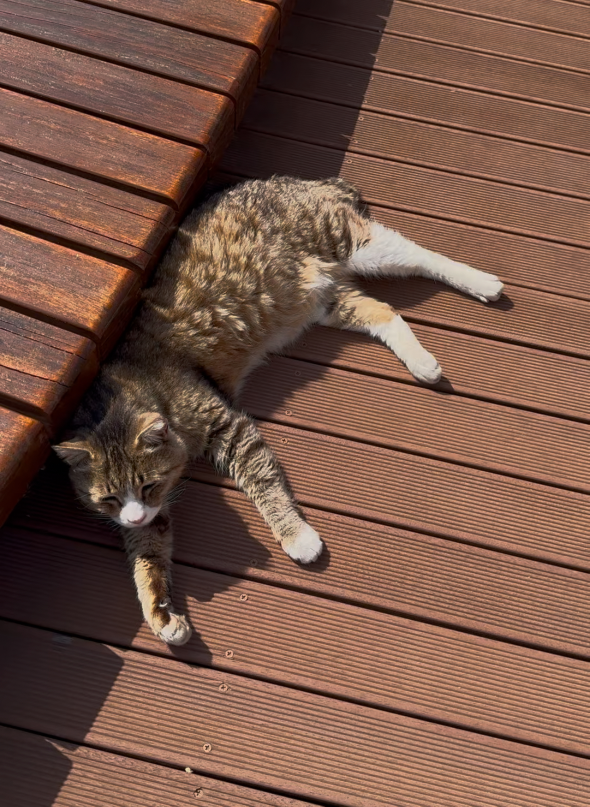
#> input picture assn2/images/cat.jpg, 1179 x 1613 px, found by its file name (shown at 1/2 size)
$ jupyter execute --allow-errors lpf.ipynb
#> lines starting #> are read from the running program, lines starting #| are printed output that depends on the picture; after the words box and inside, x2 and y2 are one past the last pixel; in counts of white or black regions, pixels touching at a corner belong together
# Ideal Lowpass Filter

[cell 1]
import numpy as np
import cv2
import matplotlib.pyplot as plt

[cell 2]
def ideal_lpf(shape, co):
    """(M,N)과 cutoff를 받아서 numpy array로 lpf를 반환하는 함수

    Args:
        shape (M, N)
        co (real): cutoff frequency
    """
    P, Q = shape

[cell 3]
def ideal_lpf_gray(img, cutoff, pad_size=10):
    """grayscale 이미지에 대해 패딩한 후 ideal lpf를 적용하는 함수

    Args:
        img (2D numpy array): 그레이스케일 이미지
        cutoff (real): 필터 반지름
        pad_size (int, optional): 패딩 크기
    """
    padded_img = cv2.copyMakeBorder(img, pad_size, pad_size, pad_size, pad_size, borderType=cv2.BORDER_CONSTANT, value=0)

    f = np.fft.fft2(padded_img) # 푸리에 변환
    fs = np.fft.fftshift(f) # 중앙으로 주파수 성분 재배열

    # build lpf mask
    M, N = padded_img.shape
    center_x, center_y = M//2, N//2
    lpf = np.zeros((M,N), dtype=np.float32)

    for i in range(M):
        for j in range(N):
            if np.sqrt((i-center_x)**2 + (j-center_y)**2) <= cutoff:
                lpf[i, j] = 1

    f_ = fs * lpf # 필터적용

    inv = np.fft.ifftshift(f_)  # 중앙에 배치되어있던 배열 복원
    inv_img = np.fft.ifft2(inv) # 역푸리에 변환
    inv_img = np.abs(inv_img)   # 실수값으로 변환

    return inv_img[pad_size:-pad_size, pad_size:-pad_size]

[cell 4]
def ideal_lpf_rgb(img, cutoff, pad_size=10):
    """idela_lpf_gray를 이용해 rgb이미지를 필터링

    Args:
        img (3D numpy array): color image (BGR)
        cutoff (real)
        pad_size (int, optional)
    """
    b, g, r = cv2.split(img) # OpenCV는 bgr순서

    b_ = ideal_lpf_gray(b, cutoff, pad_size=pad_size)
    g_ = ideal_lpf_gray(g, cutoff, pad_size=pad_size)
    r_ = ideal_lpf_gray(r, cutoff, pad_size=pad_size)

    return cv2.merge([b_, g_, r_])

[cell 5]
def show_spectrum(img):
    """주어진 이미지의 주파수 성분을 도시함

    Args:
        img (numpy array): grayscale/RGB image
    """

    if img.ndim == 3:
        height, width, _= img.shape
        channels = cv2.split(img)       # 채널별 분리
        names = ['R', 'G', 'B']
        fig, axes = plt.subplots(1, 3)
        for i, channel in enumerate(channels):
            # 각 채널에 대해 2차원 FFT 수행
            f = np.fft.fft2(channel)
            # 중심부에 주파수 성분이 오도록 shift 적용
            fshift = np.fft.fftshift(f)
            # 로그 스케일을 적용하여 시각화를 용이하게 함
            spectrum = 20 * np.log(np.abs(fshift) + 1)
            axes[i].imshow(spectrum, cmap='gray')
            axes[i].set_title(f'{names[i]} channel')
            axes[i].axis('on')
            axes[i].set_xticks([0, width - 1])
            axes[i].set_yticks([0, height - 1])
        plt.tight_layout()
        plt.show()


    else:
        height, width, = img.shape
        f = np.fft.fft2(img)
        spectrum = np.log(np.abs(f))
        plt.imshow(np.fft.fftshift(spectrum), cmap = 'gray')
        plt.xticks([0, width - 1])
        plt.yticks([0, height - 1])
        plt.show()

[cell 6]
def show_image(img):
    if img.ndim == 3:
        height, width, _= img.shape
        plt.imshow(cv2.cvtColor(img, cv2.COLOR_BGR2RGB))
        plt.xticks([0, width-1])
        plt.yticks([0, height-1])
        plt.show()
    else:
        height, width = img.shape
        plt.imshow(img, cmap='gray')
        plt.xticks([0, width-1])
        plt.yticks([0, height-1])
        plt.show()

### test image (rgb)

[cell 7]
img_path = '/Users/jeonhyeonbin/Documents/CSED551/assn1/assn2/images/cat.jpg'

[cell 8]
#img = cv2.imread(img_path, cv2.IMREAD_COLOR).astype(np.float32)/255.       # RGB
img = cv2.imread(img_path, cv2.IMREAD_GRAYSCALE).astype(np.float32)/255.    # grayscale
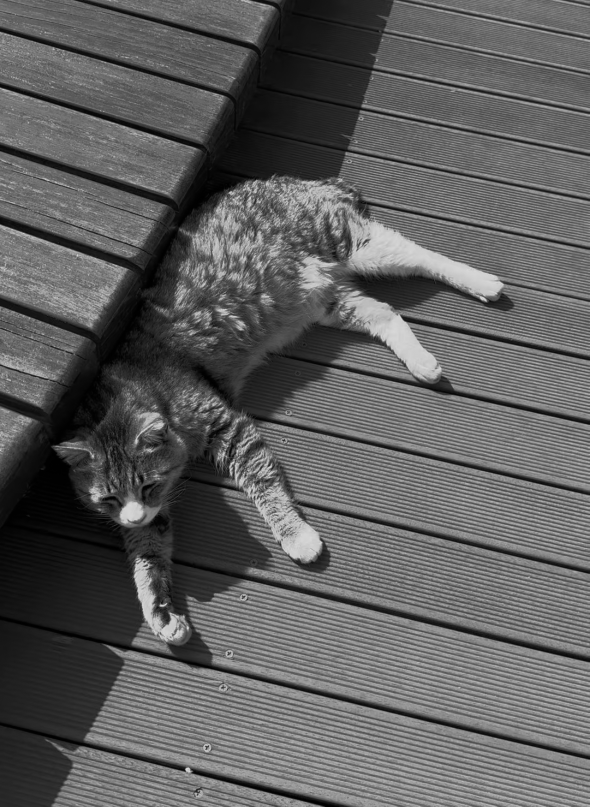
#> img: shape (1613, 1179) float32 (shown at 1/2 size); min 0, max 0.902, mean 0.37

[cell 9]
show_image(img)

### Visualization of Fourier transform of an example input image

[cell 10]
show_spectrum(img)
#> in show_spectrum, `spectrum = np.log(np.abs(f))`:
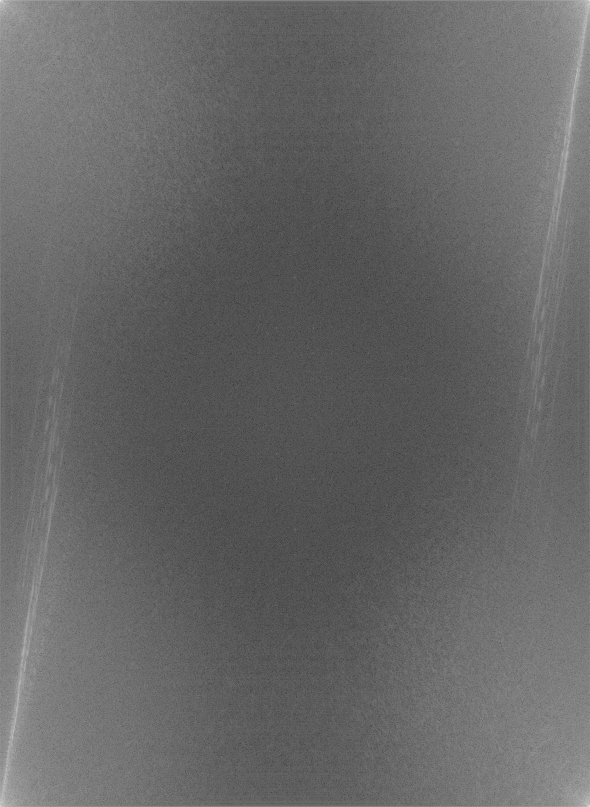
#> spectrum: shape (1613, 1179) float64 (shown at 1/2 size); min -4.49, max 13.46, mean 2.73; drawn with min black and max white
#> in show_spectrum, `plt.show()`:
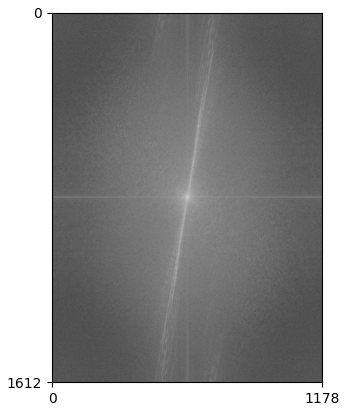
#> figure drawn by matplotlib, 1 panel

### Visualization of Fourier transform of an ideal lowpass filter

[cell 11]
cutoff = 600

[cell 12]
def show_filter_shape(img, cutoff, pad_size=10):
    padded_img = cv2.copyMakeBorder(img, pad_size, pad_size, pad_size, pad_size, borderType=cv2.BORDER_CONSTANT, value=0)

    padded_img = cv2.cvtColor(padded_img, cv2.COLOR_BGR2GRAY)

    # build lpf mask
    M, N = padded_img.shape
    center_x, center_y = M//2, N//2
    lpf = np.zeros((M,N), dtype=np.float32)

    for i in range(M):
        for j in range(N):
            if np.sqrt((i-center_x)**2 + (j-center_y)**2) <= cutoff:
                lpf[i, j] = 1

    plt.imshow(lpf, cmap='gray')

#> (a cell that did not finish here is left out)

#> in show_filter_shape, `padded_img = cv2.copyMakeBorder(img, pad_size, pad_size, pad_size, pad..`:
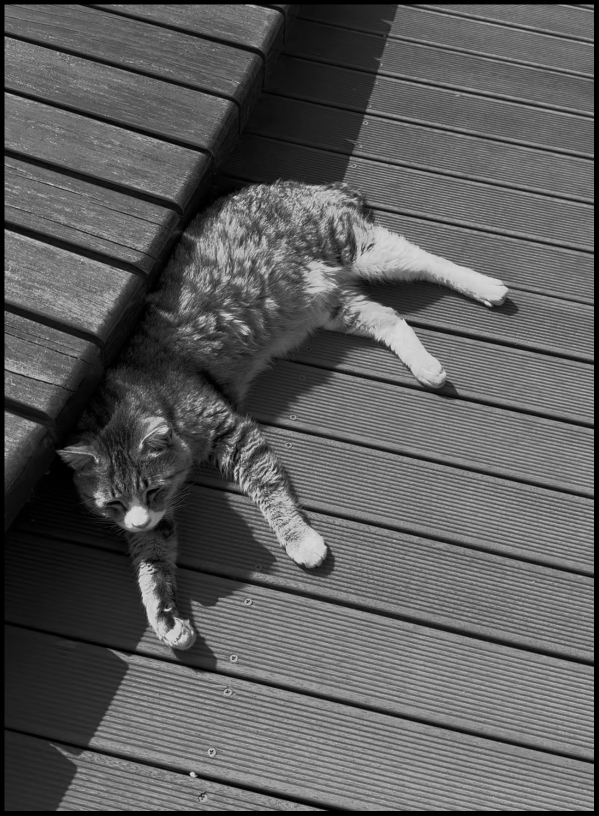
#> padded_img: shape (1631, 1197) float32 (shown at 1/2 size); min 0, max 0.902, mean 0.36

### Visualization of Fourier transform of a filtering result in the frequency domain

[cell 14]
pad_size = 5

[cell 15]
rgb_filtered = ideal_lpf_gray(img, cutoff, pad_size=pad_size)
#> in ideal_lpf_gray, `padded_img = cv2.copyMakeBorder(img, pad_size, pad_size, pad_size, pad..`:
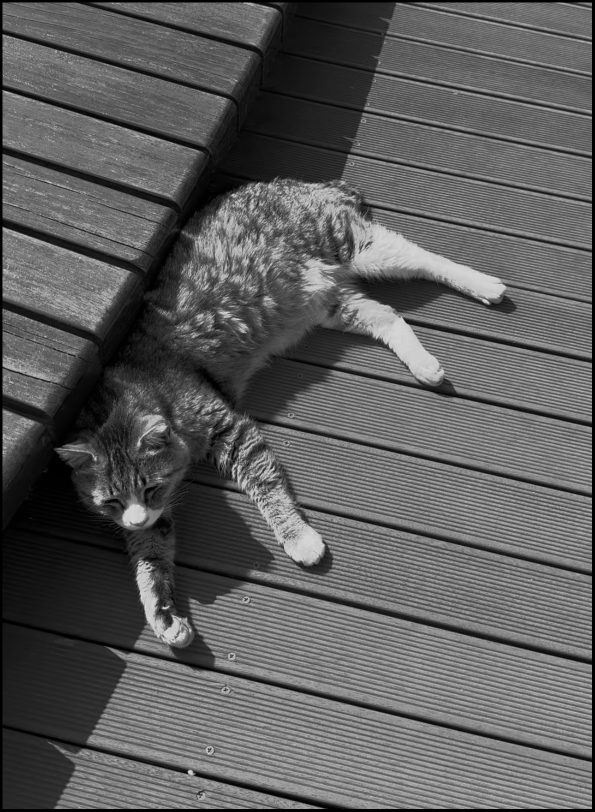
#> padded_img: shape (1623, 1189) float32 (shown at 1/2 size); min 0, max 0.902, mean 0.364
#> after the loop in ideal_lpf_gray, `for i in range(M):`:
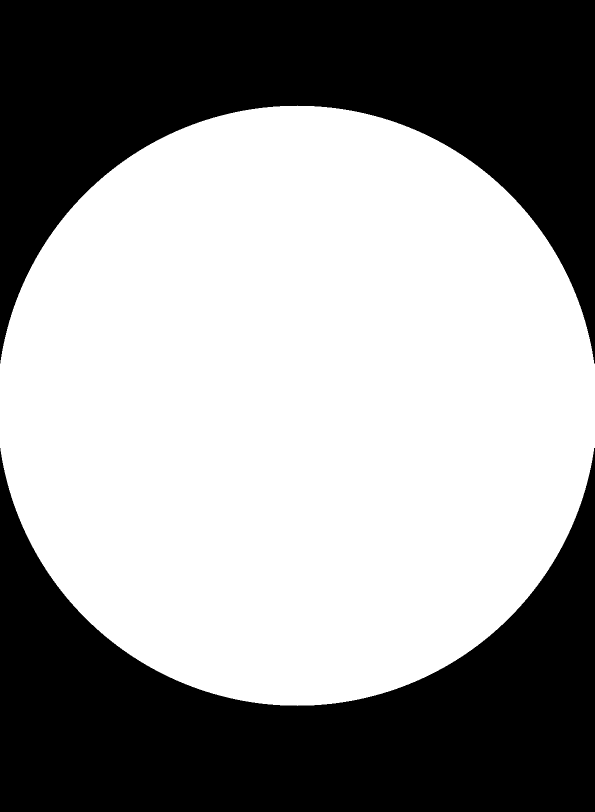
#> lpf: shape (1623, 1189) float32 (shown at 1/2 size); values 0 (black) and 1 (white), 58.5% white; 2 black regions, box (x1, y1, x2, y2) and area: (0, 0, 1189, 727) 399997, (0, 896, 1189, 1623) 399997

show_spectrum(rgb_filtered)
#> in show_spectrum (call 2), `spectrum = np.log(np.abs(f))`:
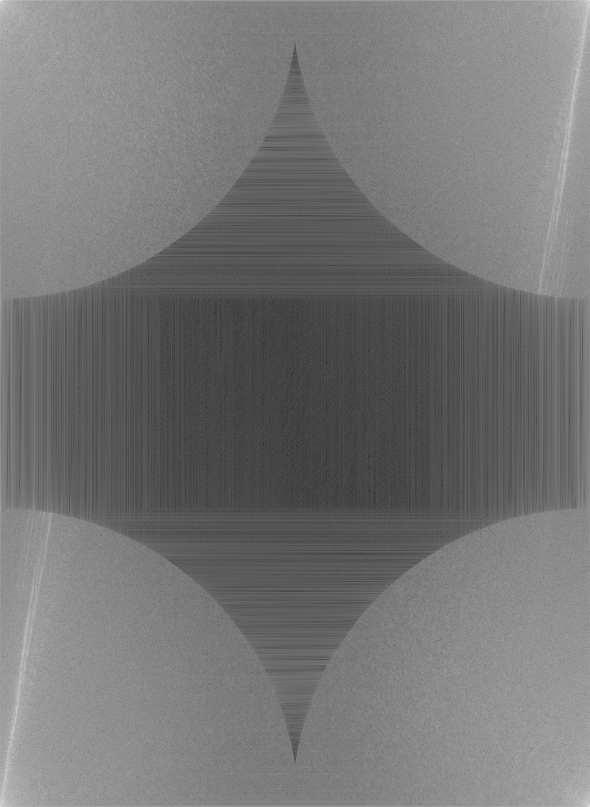
#> spectrum: shape (1613, 1179) float64 (shown at 1/2 size); min -8.66, max 13.46, mean 1.54; drawn with min black and max white
#> in show_spectrum (call 2), `plt.show()`:
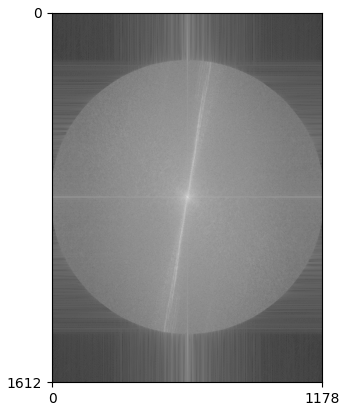
#> figure drawn by matplotlib, 1 panel

[cell 16]
show_image(rgb_filtered)

[cell 17]
def ideal_lpf_rgb(img, cutoff, pad_size=10):
    """idela_lpf_gray를 이용해 rgb이미지를 필터링

    Args:
        img (3D numpy array): color image (BGR)
        cutoff (real)
        pad_size (int, optional)
    """
    b, g, r = cv2.split(img) # OpenCV는 bgr순서

    b_ = ideal_lpf_gray(b, cutoff, pad_size=pad_size)
    g_ = ideal_lpf_gray(g, cutoff, pad_size=pad_size)
    r_ = ideal_lpf_gray(r, cutoff, pad_size=pad_size)

    return cv2.merge([b_, g_, r_])

#> (the rest of this cell did not finish here and is left out)

$ run again, with assn2/images/example.jpg copied over assn2/images/cat.jpg
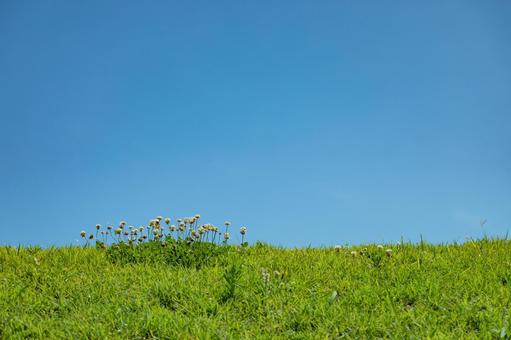
#> input picture assn2/images/example.jpg, 511 x 340 px, found by its file name
#> in show_spectrum, `plt.show()`:
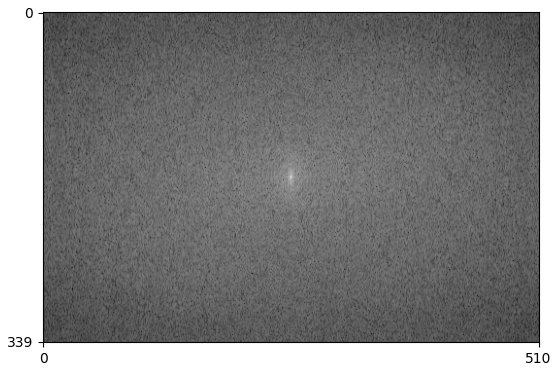
#> figure drawn by matplotlib, 1 panel
#> in ideal_lpf_gray, `padded_img = cv2.copyMakeBorder(img, pad_size, pad_size, pad_size, pad..`:
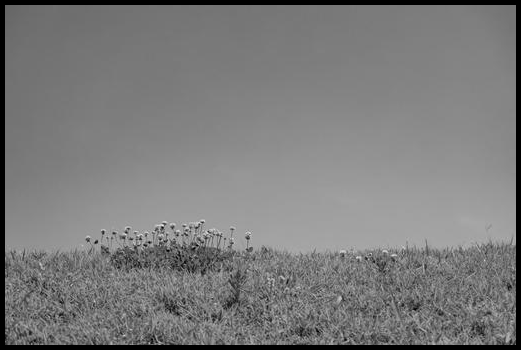
#> padded_img: shape (350, 521) float32; min 0, max 0.941, mean 0.482
